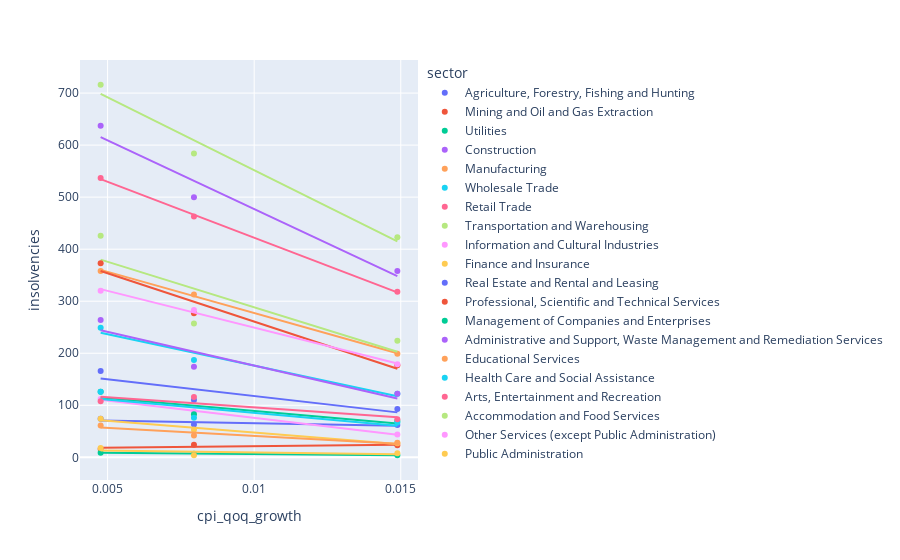

The cell this chart's notebook holds for it:
### Code cell
fig2 = px.scatter(
    final_df,
    x="cpi_qoq_growth",
    y = "insolvencies",
    color="sector",
    trendline="ols"
)
fig2.show()

### Figure 1 — Plotly figure (JSON) as saved in the notebook; plotly's stock layout.template omitted (floating-point values rounded to 4 significant figures)
{"data": [{"hovertemplate": "sector=Agriculture, Forestry, Fishing and Hunting<br>cpi_qoq_growth=%{x}<br>insolvencies=%{y}<extra></extra>", "legendgroup": "Agriculture, Forestry, Fishing and Hunting", "marker": {"color": "#636efa", "symbol": "circle"}, "mode": "markers", "name": "Agriculture, Forestry, Fishing and Hunting", "orientation": "v", "showlegend": true, "type": "scatter", "x": [0.01488, 0.007946, 0.004763], "xaxis": "x", "y": [62, 63, 74], "yaxis": "y"}, {"hovertemplate": "<b>OLS trendline</b><br>insolvencies = -1016.82 * cpi_qoq_growth + 75.6857<br>R<sup>2</sup>=0.624630<br><br>sector=Agriculture, Forestry, Fishing and Hunting<br>cpi_qoq_growth=%{x}<br>insolvencies=%{y} <b>(trend)</b><extra></extra>", "legendgroup": "Agriculture, Forestry, Fishing and Hunting", "marker": {"color": "#636efa", "symbol": "circle"}, "mode": "lines", "name": "Agriculture, Forestry, Fishing and Hunting", "showlegend": false, "type": "scatter", "x": [0.004763, 0.007946, 0.01488], "xaxis": "x", "y": [70.84, 67.61, 60.55], "yaxis": "y"}, {"hovertemplate": "sector=Mining and Oil and Gas Extraction<br>cpi_qoq_growth=%{x}<br>insolvencies=%{y}<extra></extra>", "legendgroup": "Mining and Oil and Gas Extraction", "marker": {"color": "#EF553B", "symbol": "circle"}, "mode": "markers", "name": "Mining and Oil and Gas Extraction", "orientation": "v", "showlegend": true, "type": "scatter", "x": [0.01488, 0.007946, 0.004763], "xaxis": "x", "y": [23, 24, 16], "yaxis": "y"}, {"hovertemplate": "<b>OLS trendline</b><br>insolvencies = 556.152 * cpi_qoq_growth + 15.8847<br>R<sup>2</sup>=0.436009<br><br>sector=Mining and Oil and Gas Extraction<br>cpi_qoq_growth=%{x}<br>insolvencies=%{y} <b>(trend)</b><extra></extra>", "legendgroup": "Mining and Oil and Gas Extraction", "marker": {"color": "#EF553B", "symbol": "circle"}, "mode": "lines", "name": "Mining and Oil and Gas Extraction", "showlegend": false, "type": "scatter", "x": [0.004763, 0.007946, 0.01488], "xaxis": "x", "y": [18.53, 20.3, 24.16], "yaxis": "y"}, {"hovertemplate": "sector=Utilities<br>cpi_qoq_growth=%{x}<br>insolvencies=%{y}<extra></extra>", "legendgroup": "Utilities", "marker": {"color": "#00cc96", "symbol": "circle"}, "mode": "markers", "name": "Utilities", "orientation": "v", "showlegend": true, "type": "scatter", "x": [0.01488, 0.007946, 0.004763], "xaxis": "x", "y": [4, 7, 9], "yaxis": "y"}, {"hovertemplate": "<b>OLS trendline</b><br>insolvencies = -484.038 * cpi_qoq_growth + 11.1187<br>R<sup>2</sup>=0.990804<br><br>sector=Utilities<br>cpi_qoq_growth=%{x}<br>insolvencies=%{y} <b>(trend)</b><extra></extra>", "legendgroup": "Utilities", "marker": {"color": "#00cc96", "symbol": "circle"}, "mode": "lines", "name": "Utilities", "showlegend": false, "type": "scatter", "x": [0.004763, 0.007946, 0.01488], "xaxis": "x", "y": [8.813, 7.272, 3.914], "yaxis": "y"}, {"hovertemplate": "sector=Construction<br>cpi_qoq_growth=%{x}<br>insolvencies=%{y}<extra></extra>", "legendgroup": "Construction", "marker": {"color": "#ab63fa", "symbol": "circle"}, "mode": "markers", "name": "Construction", "orientation": "v", "showlegend": true, "type": "scatter", "x": [0.01488, 0.007946, 0.004763], "xaxis": "x", "y": [358, 500, 637], "yaxis": "y"}, {"hovertemplate": "<b>OLS trendline</b><br>insolvencies = -26415.8 * cpi_qoq_growth + 741.297<br>R<sup>2</sup>=0.960273<br><br>sector=Construction<br>cpi_qoq_growth=%{x}<br>insolvencies=%{y} <b>(trend)</b><extra></extra>", "legendgroup": "Construction", "marker": {"color": "#ab63fa", "symbol": "circle"}, "mode": "lines", "name": "Construction", "showlegend": false, "type": "scatter", "x": [0.004763, 0.007946, 0.01488], "xaxis": "x", "y": [615.5, 531.4, 348.1], "yaxis": "y"}, {"hovertemplate": "sector=Manufacturing<br>cpi_qoq_growth=%{x}<br>insolvencies=%{y}<extra></extra>", "legendgroup": "Manufacturing", "marker": {"color": "#FFA15A", "symbol": "circle"}, "mode": "markers", "name": "Manufacturing", "orientation": "v", "showlegend": true, "type": "scatter", "x": [0.01488, 0.007946, 0.004763], "xaxis": "x", "y": [199, 313, 358], "yaxis": "y"}, {"hovertemplate": "<b>OLS trendline</b><br>insolvencies = -15827 * cpi_qoq_growth + 435.571<br>R<sup>2</sup>=0.998811<br><br>sector=Manufacturing<br>cpi_qoq_growth=%{x}<br>insolvencies=%{y} <b>(trend)</b><extra></extra>", "legendgroup": "Manufacturing", "marker": {"color": "#FFA15A", "symbol": "circle"}, "mode": "lines", "name": "Manufacturing", "showlegend": false, "type": "scatter", "x": [0.004763, 0.007946, 0.01488], "xaxis": "x", "y": [360.2, 309.8, 200.0], "yaxis": "y"}, {"hovertemplate": "sector=Wholesale Trade<br>cpi_qoq_growth=%{x}<br>insolvencies=%{y}<extra></extra>", "legendgroup": "Wholesale Trade", "marker": {"color": "#19d3f3", "symbol": "circle"}, "mode": "markers", "name": "Wholesale Trade", "orientation": "v", "showlegend": true, "type": "scatter", "x": [0.01488, 0.007946, 0.004763], "xaxis": "x", "y": [122, 187, 249], "yaxis": "y"}, {"hovertemplate": "<b>OLS trendline</b><br>insolvencies = -12032.9 * cpi_qoq_growth + 296.674<br>R<sup>2</sup>=0.961549<br><br>sector=Wholesale Trade<br>cpi_qoq_growth=%{x}<br>insolvencies=%{y} <b>(trend)</b><extra></extra>", "legendgroup": "Wholesale Trade", "marker": {"color": "#19d3f3", "symbol": "circle"}, "mode": "lines", "name": "Wholesale Trade", "showlegend": false, "type": "scatter", "x": [0.004763, 0.007946, 0.01488], "xaxis": "x", "y": [239.4, 201.1, 117.6], "yaxis": "y"}, {"hovertemplate": "sector=Retail Trade<br>cpi_qoq_growth=%{x}<br>insolvencies=%{y}<extra></extra>", "legendgroup": "Retail Trade", "marker": {"color": "#FF6692", "symbol": "circle"}, "mode": "markers", "name": "Retail Trade", "orientation": "v", "showlegend": true, "type": "scatter", "x": [0.01488, 0.007946, 0.004763], "xaxis": "x", "y": [318, 463, 537], "yaxis": "y"}, {"hovertemplate": "<b>OLS trendline</b><br>insolvencies = -21518.6 * cpi_qoq_growth + 637.254<br>R<sup>2</sup>=0.999326<br><br>sector=Retail Trade<br>cpi_qoq_growth=%{x}<br>insolvencies=%{y} <b>(trend)</b><extra></extra>", "legendgroup": "Retail Trade", "marker": {"color": "#FF6692", "symbol": "circle"}, "mode": "lines", "name": "Retail Trade", "showlegend": false, "type": "scatter", "x": [0.004763, 0.007946, 0.01488], "xaxis": "x", "y": [534.8, 466.3, 317.0], "yaxis": "y"}, {"hovertemplate": "sector=Transportation and Warehousing<br>cpi_qoq_growth=%{x}<br>insolvencies=%{y}<extra></extra>", "legendgroup": "Transportation and Warehousing", "marker": {"color": "#B6E880", "symbol": "circle"}, "mode": "markers", "name": "Transportation and Warehousing", "orientation": "v", "showlegend": true, "type": "scatter", "x": [0.01488, 0.007946, 0.004763], "xaxis": "x", "y": [224, 257, 426], "yaxis": "y"}, {"hovertemplate": "<b>OLS trendline</b><br>insolvencies = -17494.3 * cpi_qoq_growth + 463.24<br>R<sup>2</sup>=0.698071<br><br>sector=Transportation and Warehousing<br>cpi_qoq_growth=%{x}<br>insolvencies=%{y} <b>(trend)</b><extra></extra>", "legendgroup": "Transportation and Warehousing", "marker": {"color": "#B6E880", "symbol": "circle"}, "mode": "lines", "name": "Transportation and Warehousing", "showlegend": false, "type": "scatter", "x": [0.004763, 0.007946, 0.01488], "xaxis": "x", "y": [379.9, 324.2, 202.9], "yaxis": "y"}, {"hovertemplate": "sector=Information and Cultural Industries<br>cpi_qoq_growth=%{x}<br>insolvencies=%{y}<extra></extra>", "legendgroup": "Information and Cultural Industries", "marker": {"color": "#FF97FF", "symbol": "circle"}, "mode": "markers", "name": "Information and Cultural Industries", "orientation": "v", "showlegend": true, "type": "scatter", "x": [0.01488, 0.007946, 0.004763], "xaxis": "x", "y": [44, 88, 112], "yaxis": "y"}, {"hovertemplate": "<b>OLS trendline</b><br>insolvencies = -6657.68 * cpi_qoq_growth + 142.568<br>R<sup>2</sup>=0.998169<br><br>sector=Information and Cultural Industries<br>cpi_qoq_growth=%{x}<br>insolvencies=%{y} <b>(trend)</b><extra></extra>", "legendgroup": "Information and Cultural Industries", "marker": {"color": "#FF97FF", "symbol": "circle"}, "mode": "lines", "name": "Information and Cultural Industries", "showlegend": false, "type": "scatter", "x": [0.004763, 0.007946, 0.01488], "xaxis": "x", "y": [110.9, 89.67, 43.48], "yaxis": "y"}, {"hovertemplate": "sector=Finance and Insurance<br>cpi_qoq_growth=%{x}<br>insolvencies=%{y}<extra></extra>", "legendgroup": "Finance and Insurance", "marker": {"color": "#FECB52", "symbol": "circle"}, "mode": "markers", "name": "Finance and Insurance", "orientation": "v", "showlegend": true, "type": "scatter", "x": [0.01488, 0.007946, 0.004763], "xaxis": "x", "y": [27, 53, 74], "yaxis": "y"}, {"hovertemplate": "<b>OLS trendline</b><br>insolvencies = -4498.55 * cpi_qoq_growth + 92.7094<br>R<sup>2</sup>=0.977768<br><br>sector=Finance and Insurance<br>cpi_qoq_growth=%{x}<br>insolvencies=%{y} <b>(trend)</b><extra></extra>", "legendgroup": "Finance and Insurance", "marker": {"color": "#FECB52", "symbol": "circle"}, "mode": "lines", "name": "Finance and Insurance", "showlegend": false, "type": "scatter", "x": [0.004763, 0.007946, 0.01488], "xaxis": "x", "y": [71.28, 56.96, 25.75], "yaxis": "y"}, {"hovertemplate": "sector=Real Estate and Rental and Leasing<br>cpi_qoq_growth=%{x}<br>insolvencies=%{y}<extra></extra>", "legendgroup": "Real Estate and Rental and Leasing", "marker": {"color": "#636efa", "symbol": "circle"}, "mode": "markers", "name": "Real Estate and Rental and Leasing", "orientation": "v", "showlegend": true, "type": "scatter", "x": [0.01488, 0.007946, 0.004763], "xaxis": "x", "y": [93, 110, 166], "yaxis": "y"}, {"hovertemplate": "<b>OLS trendline</b><br>insolvencies = -6440.76 * cpi_qoq_growth + 182.24<br>R<sup>2</sup>=0.761517<br><br>sector=Real Estate and Rental and Leasing<br>cpi_qoq_growth=%{x}<br>insolvencies=%{y} <b>(trend)</b><extra></extra>", "legendgroup": "Real Estate and Rental and Leasing", "marker": {"color": "#636efa", "symbol": "circle"}, "mode": "lines", "name": "Real Estate and Rental and Leasing", "showlegend": false, "type": "scatter", "x": [0.004763, 0.007946, 0.01488], "xaxis": "x", "y": [151.6, 131.1, 86.38], "yaxis": "y"}, {"hovertemplate": "sector=Professional, Scientific and Technical Services<br>cpi_qoq_growth=%{x}<br>insolvencies=%{y}<extra></extra>", "legendgroup": "Professional, Scientific and Technical Services", "marker": {"color": "#EF553B", "symbol": "circle"}, "mode": "markers", "name": "Professional, Scientific and Technical Services", "orientation": "v", "showlegend": true, "type": "scatter", "x": [0.01488, 0.007946, 0.004763], "xaxis": "x", "y": [177, 277, 373], "yaxis": "y"}, {"hovertemplate": "<b>OLS trendline</b><br>insolvencies = -18563 * cpi_qoq_growth + 446.403<br>R<sup>2</sup>=0.960832<br><br>sector=Professional, Scientific and Technical Services<br>cpi_qoq_growth=%{x}<br>insolvencies=%{y} <b>(trend)</b><extra></extra>", "legendgroup": "Professional, Scientific and Technical Services", "marker": {"color": "#EF553B", "symbol": "circle"}, "mode": "lines", "name": "Professional, Scientific and Technical Services", "showlegend": false, "type": "scatter", "x": [0.004763, 0.007946, 0.01488], "xaxis": "x", "y": [358.0, 298.9, 170.1], "yaxis": "y"}, {"hovertemplate": "sector=Management of Companies and Enterprises<br>cpi_qoq_growth=%{x}<br>insolvencies=%{y}<extra></extra>", "legendgroup": "Management of Companies and Enterprises", "marker": {"color": "#00cc96", "symbol": "circle"}, "mode": "markers", "name": "Management of Companies and Enterprises", "orientation": "v", "showlegend": true, "type": "scatter", "x": [0.01488, 0.007946, 0.004763], "xaxis": "x", "y": [70, 83, 126], "yaxis": "y"}, {"hovertemplate": "<b>OLS trendline</b><br>insolvencies = -4939.89 * cpi_qoq_growth + 138.435<br>R<sup>2</sup>=0.760858<br><br>sector=Management of Companies and Enterprises<br>cpi_qoq_growth=%{x}<br>insolvencies=%{y} <b>(trend)</b><extra></extra>", "legendgroup": "Management of Companies and Enterprises", "marker": {"color": "#00cc96", "symbol": "circle"}, "mode": "lines", "name": "Management of Companies and Enterprises", "showlegend": false, "type": "scatter", "x": [0.004763, 0.007946, 0.01488], "xaxis": "x", "y": [114.9, 99.18, 64.91], "yaxis": "y"}, {"hovertemplate": "sector=Administrative and Support, Waste Management and Remediation Services<br>cpi_qoq_growth=%{x}<br>insolvencies=%{y}<extra></extra>", "legendgroup": "Administrative and Support, Waste Management and Remediation Services", "marker": {"color": "#ab63fa", "symbol": "circle"}, "mode": "markers", "name": "Administrative and Support, Waste Management and Remediation Services", "orientation": "v", "showlegend": true, "type": "scatter", "x": [0.01488, 0.007946, 0.004763], "xaxis": "x", "y": [122, 174, 264], "yaxis": "y"}, {"hovertemplate": "<b>OLS trendline</b><br>insolvencies = -12970.9 * cpi_qoq_growth + 305.969<br>R<sup>2</sup>=0.873056<br><br>sector=Administrative and Support, Waste Management and Remediation Services<br>cpi_qoq_growth=%{x}<br>insolvencies=%{y} <b>(trend)</b><extra></extra>", "legendgroup": "Administrative and Support, Waste Management and Remediation Services", "marker": {"color": "#ab63fa", "symbol": "circle"}, "mode": "lines", "name": "Administrative and Support, Waste Management and Remediation Services", "showlegend": false, "type": "scatter", "x": [0.004763, 0.007946, 0.01488], "xaxis": "x", "y": [244.2, 202.9, 112.9], "yaxis": "y"}, {"hovertemplate": "sector=Educational Services<br>cpi_qoq_growth=%{x}<br>insolvencies=%{y}<extra></extra>", "legendgroup": "Educational Services", "marker": {"color": "#FFA15A", "symbol": "circle"}, "mode": "markers", "name": "Educational Services", "orientation": "v", "showlegend": true, "type": "scatter", "x": [0.01488, 0.007946, 0.004763], "xaxis": "x", "y": [28, 42, 61], "yaxis": "y"}, {"hovertemplate": "<b>OLS trendline</b><br>insolvencies = -3059.13 * cpi_qoq_growth + 71.8035<br>R<sup>2</sup>=0.913647<br><br>sector=Educational Services<br>cpi_qoq_growth=%{x}<br>insolvencies=%{y} <b>(trend)</b><extra></extra>", "legendgroup": "Educational Services", "marker": {"color": "#FFA15A", "symbol": "circle"}, "mode": "lines", "name": "Educational Services", "showlegend": false, "type": "scatter", "x": [0.004763, 0.007946, 0.01488], "xaxis": "x", "y": [57.23, 47.5, 26.27], "yaxis": "y"}, {"hovertemplate": "sector=Health Care and Social Assistance<br>cpi_qoq_growth=%{x}<br>insolvencies=%{y}<extra></extra>", "legendgroup": "Health Care and Social Assistance", "marker": {"color": "#19d3f3", "symbol": "circle"}, "mode": "markers", "name": "Health Care and Social Assistance", "orientation": "v", "showlegend": true, "type": "scatter", "x": [0.01488, 0.007946, 0.004763], "xaxis": "x", "y": [67, 76, 126], "yaxis": "y"}, {"hovertemplate": "<b>OLS trendline</b><br>insolvencies = -5094.8 * cpi_qoq_growth + 136.527<br>R<sup>2</sup>=0.688098<br><br>sector=Health Care and Social Assistance<br>cpi_qoq_growth=%{x}<br>insolvencies=%{y} <b>(trend)</b><extra></extra>", "legendgroup": "Health Care and Social Assistance", "marker": {"color": "#19d3f3", "symbol": "circle"}, "mode": "lines", "name": "Health Care and Social Assistance", "showlegend": false, "type": "scatter", "x": [0.004763, 0.007946, 0.01488], "xaxis": "x", "y": [112.3, 96.04, 60.7], "yaxis": "y"}, {"hovertemplate": "sector=Arts, Entertainment and Recreation<br>cpi_qoq_growth=%{x}<br>insolvencies=%{y}<extra></extra>", "legendgroup": "Arts, Entertainment and Recreation", "marker": {"color": "#FF6692", "symbol": "circle"}, "mode": "markers", "name": "Arts, Entertainment and Recreation", "orientation": "v", "showlegend": true, "type": "scatter", "x": [0.01488, 0.007946, 0.004763], "xaxis": "x", "y": [73, 116, 108], "yaxis": "y"}, {"hovertemplate": "<b>OLS trendline</b><br>insolvencies = -3902.31 * cpi_qoq_growth + 134.892<br>R<sup>2</sup>=0.779834<br><br>sector=Arts, Entertainment and Recreation<br>cpi_qoq_growth=%{x}<br>insolvencies=%{y} <b>(trend)</b><extra></extra>", "legendgroup": "Arts, Entertainment and Recreation", "marker": {"color": "#FF6692", "symbol": "circle"}, "mode": "lines", "name": "Arts, Entertainment and Recreation", "showlegend": false, "type": "scatter", "x": [0.004763, 0.007946, 0.01488], "xaxis": "x", "y": [116.3, 103.9, 76.81], "yaxis": "y"}, {"hovertemplate": "sector=Accommodation and Food Services<br>cpi_qoq_growth=%{x}<br>insolvencies=%{y}<extra></extra>", "legendgroup": "Accommodation and Food Services", "marker": {"color": "#B6E880", "symbol": "circle"}, "mode": "markers", "name": "Accommodation and Food Services", "orientation": "v", "showlegend": true, "type": "scatter", "x": [0.01488, 0.007946, 0.004763], "xaxis": "x", "y": [423, 584, 716], "yaxis": "y"}, {"hovertemplate": "<b>OLS trendline</b><br>insolvencies = -28018.8 * cpi_qoq_growth + 832.041<br>R<sup>2</sup>=0.976494<br><br>sector=Accommodation and Food Services<br>cpi_qoq_growth=%{x}<br>insolvencies=%{y} <b>(trend)</b><extra></extra>", "legendgroup": "Accommodation and Food Services", "marker": {"color": "#B6E880", "symbol": "circle"}, "mode": "lines", "name": "Accommodation and Food Services", "showlegend": false, "type": "scatter", "x": [0.004763, 0.007946, 0.01488], "xaxis": "x", "y": [698.6, 609.4, 415.0], "yaxis": "y"}, {"hovertemplate": "sector=Other Services (except Public Administration)<br>cpi_qoq_growth=%{x}<br>insolvencies=%{y}<extra></extra>", "legendgroup": "Other Services (except Public Administration)", "marker": {"color": "#FF97FF", "symbol": "circle"}, "mode": "markers", "name": "Other Services (except Public Administration)", "orientation": "v", "showlegend": true, "type": "scatter", "x": [0.01488, 0.007946, 0.004763], "xaxis": "x", "y": [179, 283, 320], "yaxis": "y"}, {"hovertemplate": "<b>OLS trendline</b><br>insolvencies = -14103.2 * cpi_qoq_growth + 390.383<br>R<sup>2</sup>=0.996783<br><br>sector=Other Services (except Public Administration)<br>cpi_qoq_growth=%{x}<br>insolvencies=%{y} <b>(trend)</b><extra></extra>", "legendgroup": "Other Services (except Public Administration)", "marker": {"color": "#FF97FF", "symbol": "circle"}, "mode": "lines", "name": "Other Services (except Public Administration)", "showlegend": false, "type": "scatter", "x": [0.004763, 0.007946, 0.01488], "xaxis": "x", "y": [323.2, 278.3, 180.5], "yaxis": "y"}, {"hovertemplate": "sector=Public Administration<br>cpi_qoq_growth=%{x}<br>insolvencies=%{y}<extra></extra>", "legendgroup": "Public Administration", "marker": {"color": "#FECB52", "symbol": "circle"}, "mode": "markers", "name": "Public Administration", "orientation": "v", "showlegend": true, "type": "scatter", "x": [0.01488, 0.007946, 0.004763], "xaxis": "x", "y": [8, 4, 18], "yaxis": "y"}, {"hovertemplate": "<b>OLS trendline</b><br>insolvencies = -734.42 * cpi_qoq_growth + 16.7549<br>R<sup>2</sup>=0.277810<br><br>sector=Public Administration<br>cpi_qoq_growth=%{x}<br>insolvencies=%{y} <b>(trend)</b><extra></extra>", "legendgroup": "Public Administration", "marker": {"color": "#FECB52", "symbol": "circle"}, "mode": "lines", "name": "Public Administration", "showlegend": false, "type": "scatter", "x": [0.004763, 0.007946, 0.01488], "xaxis": "x", "y": [13.26, 10.92, 5.824], "yaxis": "y"}], "layout": {"legend": {"title": {"text": "sector"}, "tracegroupgap": 0}, "margin": {"t": 60}, "xaxis": {"anchor": "y", "domain": [0, 1], "title": {"text": "cpi_qoq_growth"}}, "yaxis": {"anchor": "x", "domain": [0, 1], "title": {"text": "insolvencies"}}}}
